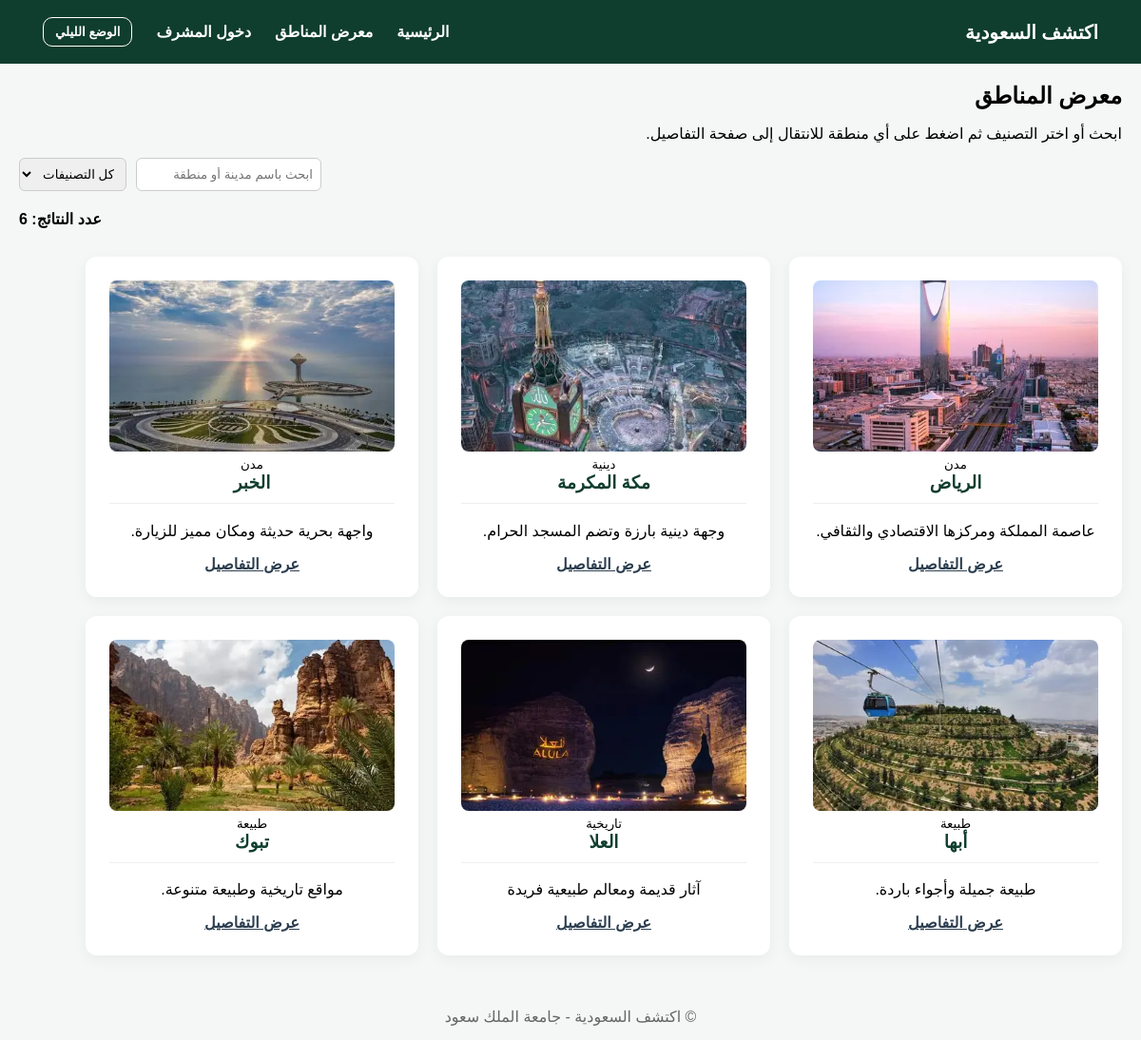
The app's page /regions.php with its own data.
### tables this page shows
CREATE TABLE `places` (
  `id` int(11) NOT NULL,
  `name` varchar(100) NOT NULL,
  `category` varchar(50) NOT NULL,
  `description` text NOT NULL,
  `image` varchar(255) NOT NULL,
  `landmarks` text DEFAULT NULL,
  `info` text DEFAULT NULL,
  `image2` varchar(255) DEFAULT NULL,
  `image3` varchar(255) DEFAULT NULL
);

### regions.php (the view, shortened to what this page needs)
<?php
include 'config.php';
$query = "SELECT id, name, category, image, description FROM places";
$result = mysqli_query($conn, $query);
$total_results = mysqli_num_rows($result);
?>
<!DOCTYPE html>
<html lang="ar" dir="rtl">
<head>
    <link rel="stylesheet" href="css/style.css">
</head>
<body>
<header>
    <h1>اكتشف السعودية</h1>
    <nav>
        <a href="index.php">الرئيسية</a>
        <a href="regions.php">معرض المناطق</a>
        <a href="login.php">دخول المشرف</a>
        <button class="mode-btn" onclick="toggleMode()">الوضع الليلي</button>
    </nav>
</header>
<main>
    <section class="regions-head">
        <div>
            <h2>معرض المناطق</h2>
            <p>ابحث أو اختر التصنيف ثم اضغط على أي منطقة للانتقال إلى صفحة التفاصيل.</p>
        </div>
        <div class="filters">
            <input type="text" id="searchInput" placeholder="ابحث باسم مدينة أو منطقة" onkeyup="filterGallery()">
            <select id="categorySelect" onchange="filterGallery()">
                <option value="all">كل التصنيفات</option>
            </select>
        </div>
    </section>
    <p class="result-count">عدد النتائج: <span id="resultCount"><?php echo $total_results; ?></span></p>
    <section class="gallery" id="galleryContainer">
        <?php
        while($row = mysqli_fetch_assoc($result)) {
            $id = $row['id'];
            $name = $row['name'];
            $category = $row['category'];
            $image = $row['image'];
            $description = $row['description'];
        ?>
            <a href="details.php?id=<?php echo $id; ?>" class="card-link">
                <div class="card <?php echo $category; ?>" data-name="<?php echo $name; ?>">
                    <img src="images/<?php echo $image; ?>" alt="<?php echo $name; ?>" onerror="this.src='images/placeholder.jpg'">
                    <small>
                        <?php
                        if($category == 'city') echo 'مدن';
                        elseif($category == 'nature') echo 'طبيعة';
                        elseif($category == 'heritage') echo 'تاريخية';
                        elseif($category == 'religious') echo 'دينية';
                        else echo $category;
                        ?>
                    </small>
                    <h3><?php echo $name; ?></h3>
                    <p><?php echo $description; ?></p>
                    <span style="color: #2c3e50; font-weight: bold; text-decoration: underline;">عرض التفاصيل</span>
                </div>
            </a>
        <?php
        }
        ?>
    </section>
</main>
<footer>
    © اكتشف السعودية - جامعة الملك سعود
</footer>
</body>
</html>

### css/style.css (style rules this page uses)
body { margin: 0; font-family: Arial, sans-serif; direction: rtl; background-color: #f5f7f6; }
header { width: 100% !important; margin: 0 !important; background-color: #0f3d2e !important; color: white !important; padding: 18px 45px !important; box-sizing: border-box !important; display: flex !important; flex-direction: row !important; align-items: center !important; justify-content: space-between !important; }
header h1 { margin: 0; font-size: 20px; }
nav { display: flex !important; align-items: center !important; gap: 25px !important; }
nav a { color: white !important; text-decoration: none !important; font-weight: bold !important; }
.mode-btn { position: static !important; background: transparent !important; color: white !important; border: 1px solid white !important; padding: 7px 12px !important; border-radius: 10px !important; font-weight: bold !important; }
button { padding: 8px 12px; background-color: #d9b36c; border: none; cursor: pointer; border-radius: 5px; }
.regions-head { text-align: right; margin: 20px; }
.regions-head h2 { margin-bottom: 10px; }
.filters { display: flex; justify-content: flex-end; gap: 10px; }
.filters input, .filters select { padding: 8px; border: 1px solid #ccc; border-radius: 6px; }
.result-count { text-align: left; margin: 10px 20px; font-weight: bold; }
.gallery { display: flex; flex-direction: row; flex-wrap: wrap; gap: 20px; padding: 20px; justify-content: flex-start; }
.card { background: #eee; width: 300px; padding: 15px; border-radius: 12px; text-align: center; transition: transform 0.3s ease, box-shadow 0.3s ease; box-shadow: 0 2px 8px rgba(0,0,0,0.05); }
.card img { width: 100%; height: 180px; object-fit: cover; border-radius: 8px; }
footer { text-align: center; padding: 15px; margin-top: 20px; color: #666; }
.card { background: white; padding: 25px; border-radius: 12px; box-shadow: 0 4px 15px rgba(0,0,0,0.05); }
.card h3 { margin-top: 0; color: #0f3d2e; border-bottom: 1px solid #eee; padding-bottom: 10px; }

### regions.php (style rules this page uses)
.card-link { text-decoration: none; color: inherit; display: block; }

### records on screen
places: image (picture), category "مدن", name "الرياض", description "عاصمة المملكة ومركزها الاقتصادي والثقافي."
places: image (picture), category "دينية", name "مكة المكرمة", description "وجهة دينية بارزة وتضم المسجد الحرام."
places: image (picture), category "مدن", name "الخبر", description "واجهة بحرية حديثة ومكان مميز للزيارة."
places: image (picture), category "طبيعة", name "أبها", description "طبيعة جميلة وأجواء باردة."
places: image (picture), category "تاريخية", name "العلا", description "آثار قديمة ومعالم طبيعية فريدة"
places: image (picture), category "طبيعة", name "تبوك", description "مواقع تاريخية وطبيعة متنوعة."

### other values on screen
$total_results "6"
